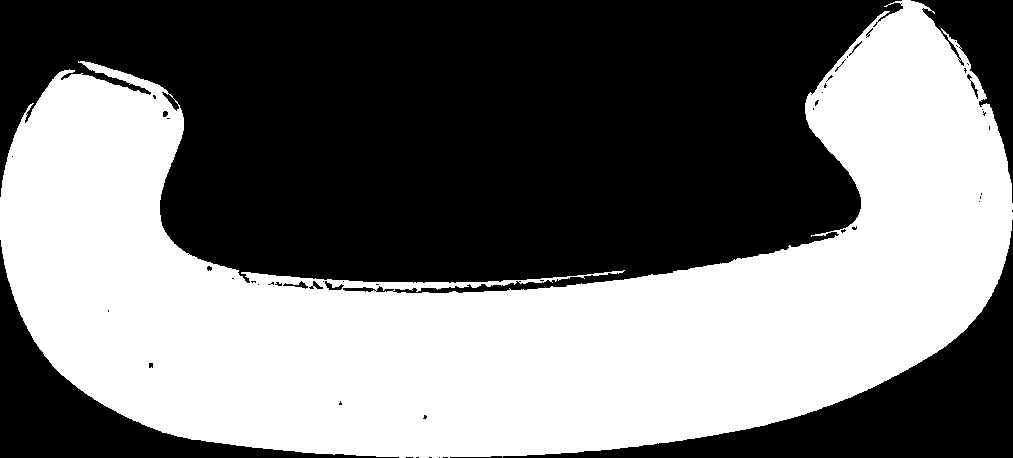
%> input picture Farsi_mapset/ب.png, 1013 x 458 px
$ octave test.m   (GNU Octave 9; MATLAB toolbox functions it lacks are replaced by stand-ins)
%> lines starting %> are read from the running program, lines starting %| are printed output that depends on the picture; in (x1, y1, x2, y2) boxes, pixels count from 0 and x2, y2 are one past the last pixel; in counts of white or black regions, pixels touching at a corner belong together; the program's own positions count from 1
clc
close all;
clear;
[file,path]=uigetfile({'*.jpg;*.bmp;*.png;*.tif'},'Choose the image');
%> the answer given: Farsi_mapset/ب.png
s=[path,file];
picture=imread(s);
%> picture is the input picture: size 458x1013 uint8; 46.8% white; 1 white region, box (x1, y1, x2, y2) and area: (0, 0, 1013, 458) 217287
picture=imresize(picture,[300 500]);
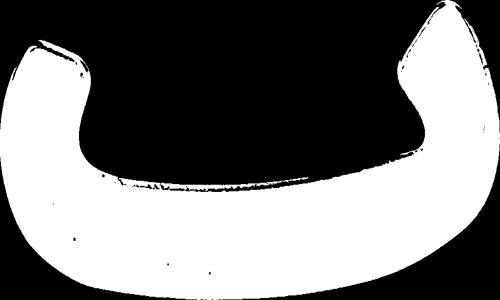
%> picture: size 300x500 uint8; min 0, max 255, mean 119.4
picture=rgb2gray(picture);%%%%%%%%%%%%%%%%%%%%%%%%%%%%%%%%%%%%%%%%
threshold = graythresh(picture);
%> threshold = 0.498
picture =~imbinarize(picture,threshold);
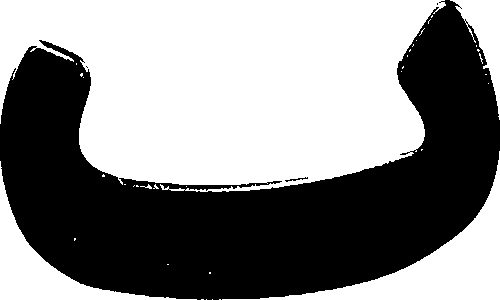
%> picture: size 300x500 logical; 53.1% white; 4 black regions (2 under 20 px), largest, box (x1, y1, x2, y2) and area: (0, 0, 500, 300) 70246, (285, 177, 308, 182) 35
P=500;
pic1=bwareaopen(picture,P);
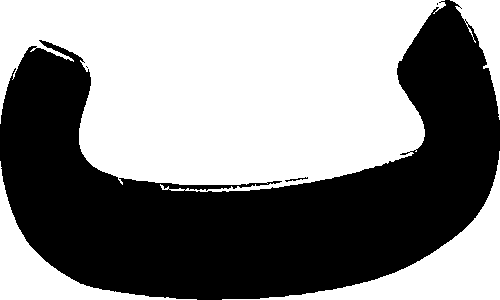
%> pic1: size 300x500 logical; 53% white; 4 black regions (2 under 20 px), largest, box (x1, y1, x2, y2) and area: (0, 0, 500, 300) 70391, (285, 177, 308, 182) 35
subplot(3,1,1)
imshow(picture)
subplot(3,1,2)
imshow(pic1)


[row,column]=find(picture==1);
%> row = 79715 values from 1 to 300; column = 79715 values from 1 to 500
POINTS=[row';column'];
current_obj_num=1;
POINTS_NUM=size(POINTS,2);
%> POINTS_NUM = 79715

%> the run ends on the next line
while POINTS_NUM>0
% [43 lines not run here, left out]
function [POINTS,newpoints]=close_points(point_ini,POINTS)

POINTS_NUM=size(POINTS,2);
diff= abs(repmat(point_ini,1,POINTS_NUM)-POINTS);
index=find(diff(1,:)<=1 & diff(2,:)<=1);
newpoints=POINTS(:,index);
POINTS(:,index)=[];
end
